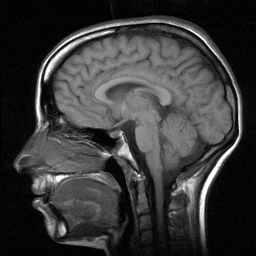
#> input picture img/mri.jpg, 256 x 256 px
$ python intensity.py
#> lines starting #> are read from the running program, lines starting #| are printed output that depends on the picture
from PIL import Image
import numpy as np
import math
import matplotlib.pyplot as plt
from copy import deepcopy
import cv2

#set color
color = [[0, 0, 102],[153, 204, 255],[255, 153, 208],[255, 229, 204],[153, 0, 0],[255, 255, 0]]
# [6 lines of commented-out code are left out]

def getGrayColor(rgb):
    gray = int((int(rgb[0])+int(rgb[1])+int(rgb[2]))/3)
    return gray


img = Image.open('img/mri.jpg')
#> img is the input picture: PIL image 256x256 RGB; min 0, max 255, mean 56.5
img = np.asarray(img)

colorImg = deepcopy(img)

# [8 lines of commented-out code are left out]

c1 = int(input("Enter a range: blue"))
#> the answer given: 3
c2 = int(input("Enter a range: light"))
#> the answer given: 3
c3 = int(input("Enter a range: pink"))
#> the answer given: 3
c4 = int(input("Enter a range: cream"))
#> the answer given: 3
c5 = int(input("Enter a range: red"))
#> the answer given: 3
c6 = int(input("Enter a range: yellow"))
#> the answer given: 3

for i in range(len(img)):
        for j in range(len(img[i])):
            pixel = getGrayColor(img[i][j])
            if pixel >= c1:
                colorImg[i][j] = color[0]
            elif pixel >= c2:
                colorImg[i][j] = color[1]
            elif pixel >= c3:
                colorImg[i][j] = color[2]
            elif pixel >= c4:
                colorImg[i][j] = color[3]
            elif pixel >= c5:
                colorImg[i][j] = color[4]
            elif pixel >= c6:
                colorImg[i][j] = color[5]
            else:
                colorImg[i][j] = color[5]
#> this loop made 256 passes
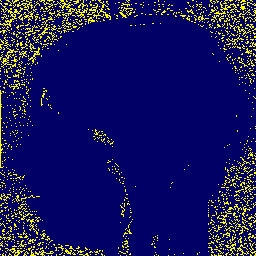
#> colorImg: shape (256, 256, 3); mean R, G, B 20.4, 20.4, 93.8


plt.subplot(2,2,1)
plt.imshow(img)
plt.subplot(2,2,2)
plt.hist(img.ravel(),256,[0,256])
plt.subplot(2,2,3)
plt.imshow(colorImg)
plt.subplot(2,2,4)
plt.hist(colorImg.ravel(),256,[0,256])


plt.show()
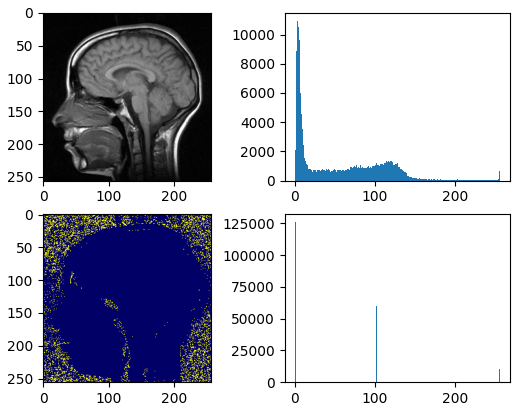
#> figure drawn by matplotlib, 4 panels; panel 2: tallest bar 10956 high, from x = 3 to 4; panel 4: tallest bar 125823 high, from x = 0 to 1

$ run again, with img/Peppers.jpg copied over img/mri.jpg
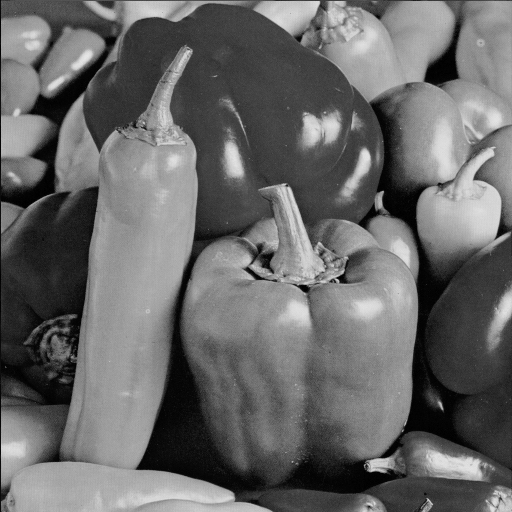
#> input picture img/Peppers.jpg, 512 x 512 px
#> img is the input picture: PIL image 512x512 RGB; min 0, max 230, mean 104.2
#> the loop `for i in range(len(img)):` made 512 passes
#> after the loop `for i in range(len(img)):`:
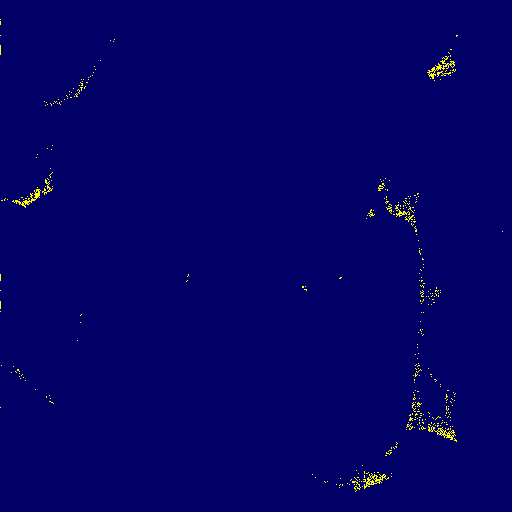
#> colorImg: shape (512, 512, 3); mean R, G, B 1.4, 1.4, 101.4
#> `plt.show()`:
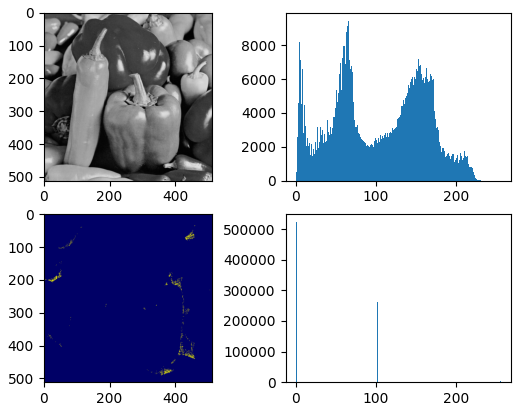
#> figure drawn by matplotlib, 4 panels; panel 2: tallest bar 9459 high, from x = 65 to 66; panel 4: tallest bar 522856 high, from x = 0 to 1
